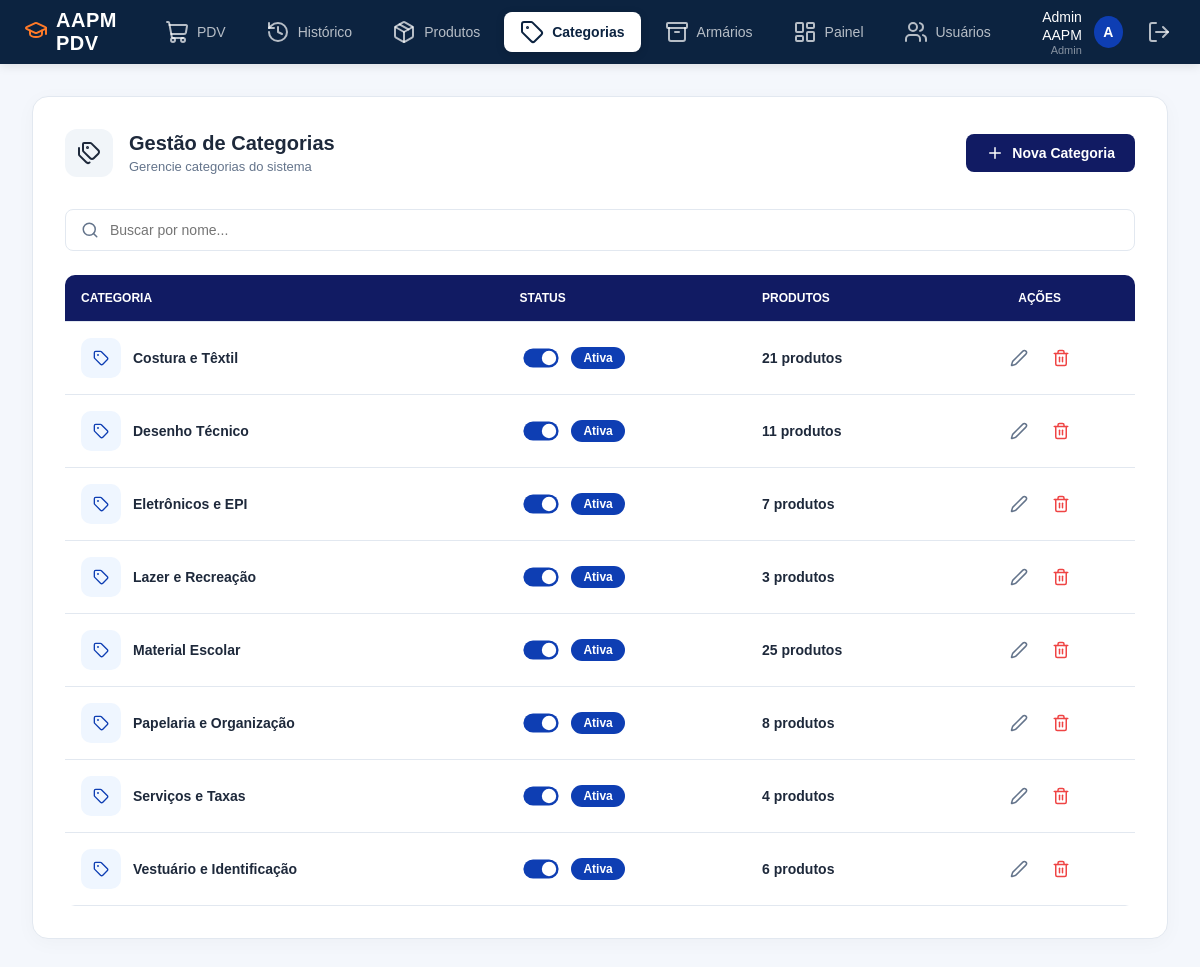
The page /categorias/ (signed in) on the database its author committed.
### app/models/categoria.py (models this page shows)
class Categoria(Base):
    __tablename__ = "categorias"
    id = Column(Integer, primary_key=True, autoincrement=True, index=True)
    nome  = Column(String(100), nullable=False, unique=True)
    ativo = Column(Boolean, default=True)
    produtos = relationship("Produto", back_populates="categoria", lazy="select")

### app/controllers/categoria_controller.py (the view)
@router.get("/")
def listar_categorias(
    request: Request,
    db: Session = Depends(get_db),
    admin = Depends(get_admin)
):
    categorias = db.query(Categoria).order_by(Categoria.nome).all()
    return templates.TemplateResponse(
        request,
        "categorias/index.html",
        {
            "request":    request,
            "usuario":    admin,
            "categorias": categorias,
        }
    )

### app/templates/categorias/index.html (shortened to what this page needs)
{% extends "base.html" %}
{% block styles %}
<link rel="stylesheet" href="/static/css/categorias.css?v=5">
{% endblock %}
{% block content %}
<div class="page-wrapper">
    <div class="content-card">
        <div class="page-header">
            <div class="header-info">
                <div class="header-icon">
                    <i data-lucide="tags" style="width: 24px; height: 24px;"></i>
                </div>
                <div class="title-area">
                    <h2>Gestão de Categorias</h2>
                    <p>Gerencie categorias do sistema</p>
                </div>
            </div>
            <a href="/categorias/nova" class="btn-primary">
                <i data-lucide="plus" style="width: 18px; height: 18px;"></i>
                Nova Categoria
            </a>
        </div>
        <form method="get" action="/categorias" class="filters-bar" id="filterFormCategorias">
            <div class="search-input-wrapper">
                <input type="text" name="busca" id="busca-input" placeholder="Buscar por nome..." value=""
                    onkeydown="if(event.key === 'Enter') event.preventDefault();">
                <button type="submit" class="search-icon-btn" title="Pesquisar">
                    <i data-lucide="search"></i>
                </button>
            </div>
        </form>
        <table class="data-table">
            <thead>
                <tr>
                    <th>Categoria</th>
                    <th>Status</th>
                    <th>Produtos</th>
                    <th style="text-align: center;">Ações</th>
                </tr>
            </thead>
            <tbody>
                {% for c in categorias %}
                <tr class="category-row">
                    <td>
                        <div class="category-cell">
                            <div class="category-icon-small">
                                <i data-lucide="tag" style="width: 16px; height: 16px;"></i>
                            </div>
                            <div class="category-details-cell">
                                <strong class="category-name">{{ c.nome }}</strong>
                            </div>
                        </div>
                    </td>
                    <td>
                        <form action="/categorias/{{ c.id }}/toggle-ativo" method="post" style="margin: 0;">
                            <div class="status-badge">
                                <label class="switch" style="transform: scale(0.8); margin: 0;">
                                    <span class="slider"></span>
                                </label>
                                {% if c.ativo %}
                                    <span class="status-text ativo">Ativa</span>
                                {% else %}
                                    <span class="status-text inativo">Inativa</span>
                                {% endif %}
                            </div>
                        </form>
                    </td>
                    <td>
                        <span class="category-details count-badge">
                            {% set ativos = c.produtos | selectattr('ativo') | list %}
                            {{ ativos | length }} produto{{ 's' if ativos | length != 1 else '' }}
                        </span>
                    </td>
                    <td style="text-align: center;">
                        <div style="display: flex; justify-content: center; gap: 8px;">
                            <a href="/categorias/{{ c.id }}/editar" class="action-btn-icon" title="Editar">
                                <i data-lucide="edit-2" style="width: 18px; height: 18px;"></i>
                            </a>
                            <form id="form-excluir-{{ c.id }}" action="/categorias/{{ c.id }}/excluir" method="post" style="margin: 0;">
                                <button
                                    type="button"
                                    class="action-btn"
                                    title="Excluir"
                                    onclick="abrirModalExcluir('form-excluir-{{ c.id }}', '{{ c.nome }}')"
                                >
                                    <i data-lucide="trash-2" style="width: 18px; height: 18px;"></i>
                                </button>
                            </form>
                        </div>
                    </td>
                </tr>
                {% endfor %}
            </tbody>
        </table>
    </div>
</div>
{% endblock %}

### app/static/css/dashboard.css (style rules this page uses)
:root { --primary-color: #0c2340; --accent-color: #0e3eb3; --accent-hover: #0a2d83; --orange-color: #ff7a28; --orange-hover: #f25a00; --orange-disabled: #fbc6a4; --bg-main: #f8fafc; --bg-card: #ffffff; --border-color: #e2e8f0; --text-primary: #1e293b; --text-muted: #64748b; }
* { margin: 0; padding: 0; box-sizing: border-box; font-family: 'Inter', sans-serif; }
body { background-color: var(--bg-main); color: var(--text-primary); height: 100vh; display: flex; flex-direction: column; overflow: hidden; }
.search-icon-btn { position: absolute; left: 16px; top: 50%; transform: translateY(-50%); background: none; border: none; color: var(--text-muted); cursor: pointer; display: flex; align-items: center; justify-content: center; padding: 0; transition: color 0.2s ease; }
.switch { position: relative; display: inline-block; width: 44px; height: 24px; }
.slider { position: absolute; cursor: pointer; inset: 0; background-color: #cbd5e1; transition: .3s; border-radius: 24px; }
.slider:before { position: absolute; content: ""; height: 18px; width: 18px; left: 3px; bottom: 3px; background-color: white; transition: .3s; border-radius: 50%; }
input:checked + .slider { background-color: var(--accent-color); }
input:checked + .slider:before { transform: translateX(20px); }

### app/static/css/style.css (style rules this page uses)
* { margin:0; padding:0; box-sizing:border-box; font-family:Arial, Helvetica, sans-serif; }
body { background:#f4f7fc; }
table { width:100%; border-collapse:collapse; background:white; border-radius:10px; overflow:hidden; }
table th { background:#2563eb; color:white; padding:15px; text-align:left; }
table td { padding:15px; border-bottom:1px solid #ddd; }

### rows shown on the page
Categoria: nome "Costura e Têxtil", ativo "Ativa", ativos "21", value "s"
Categoria: nome "Desenho Técnico", ativo "Ativa", ativos "11", value "s"
Categoria: nome "Eletrônicos e EPI", ativo "Ativa", ativos "7", value "s"
Categoria: nome "Lazer e Recreação", ativo "Ativa", ativos "3", value "s"
Categoria: nome "Material Escolar", ativo "Ativa", ativos "25", value "s"
Categoria: nome "Papelaria e Organização", ativo "Ativa", ativos "8", value "s"
Categoria: nome "Serviços e Taxas", ativo "Ativa", ativos "4", value "s"
Categoria: nome "Vestuário e Identificação", ativo "Ativa", ativos "6", value "s"

### other values the page prints
{{ usuario.nome if usuario else 'Administrador' }} "Admin AAPM"
{{ usuario.role|capitalize if usuario else 'Admin' }} "Admin"
{{ (usuario.nome[0]|upper) if usuario else 'A' }} "A"
